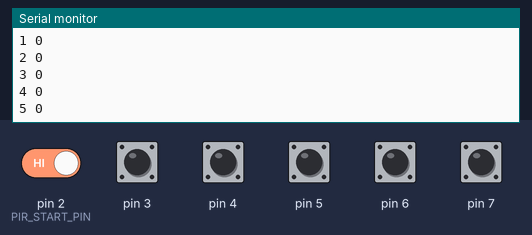
This sketch was run on a simulated Arduino Uno, built with avr-gcc and run on an emulated ATmega328P. On the bench: the last lines printed to the serial monitor. The inputs (shaded band) are chosen by the test bench; at power-on: pin 2 (PIR_START_PIN), pin 3–7 HIGH.

Above: at 1.2 s.
1.3 s: pin 2 (PIR_START_PIN) driven LOW
At 2.5 s:
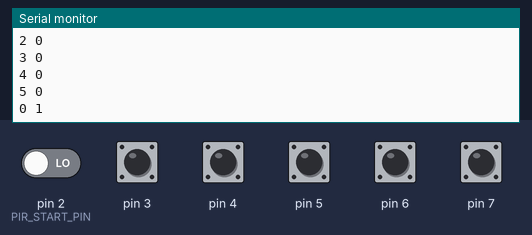
2.8 s: pin 3 pulled LOW for 0.15 s
At 4.1 s:
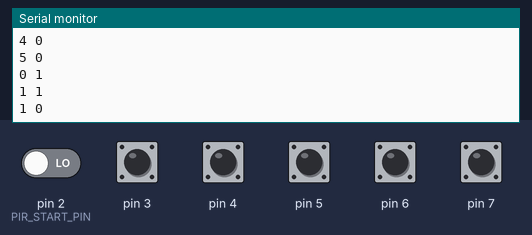
4.4 s: pin 4 pulled LOW for 0.15 s
At 5.6 s:
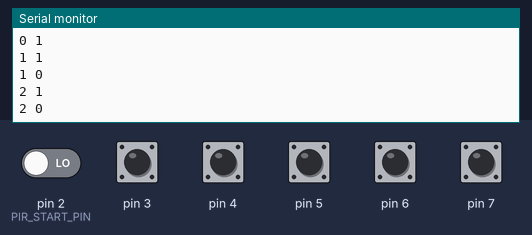
6.0 s: pin 5 pulled LOW for 0.15 s
At 6.8 s:
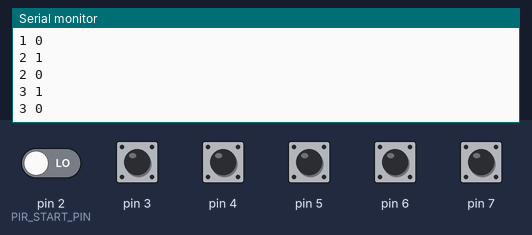
7.6 s: pin 6 pulled LOW for 0.15 s
At 8.9 s:
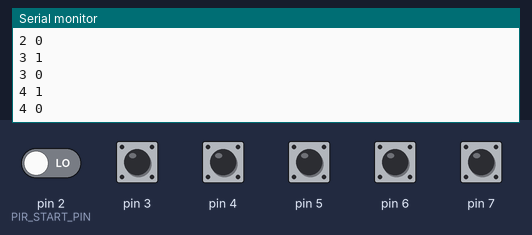
9.2 s: pin 7 pulled LOW for 0.15 s
At 10.4 s:
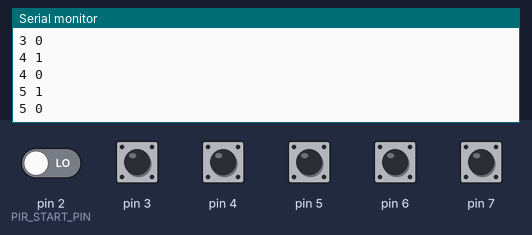
Timing chart, 0 to 11.8 s (numbered marks = the images above; inputs shaded):
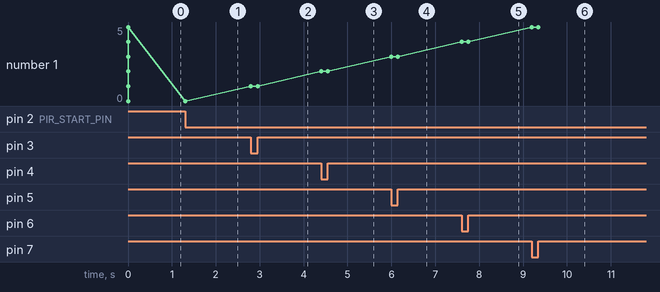

Measured:
- after the input at 1.3 s, the serial monitor: prints a new line at once (image 1)
- after the input at 2.8 s, the serial monitor: prints a new line at once (image 2)
- after the input at 4.4 s, the serial monitor: prints a new line at once (image 3)
- after the input at 6.0 s, the serial monitor: prints a new line at once (image 4)
- after the input at 7.6 s, the serial monitor: prints a new line at once (image 5)
- after the input at 9.2 s, the serial monitor: prints a new line at once (image 6)
- plotted number 1: 1 → 2 after the input at 4.4 s, 2 → 3 after the input at 6.0 s, 3 → 4 after the input at 7.6 s, 4 → 5 after the input at 9.2 s

The sketch:

PIRSensors.ino
```cpp
// Yep, this is actually -*- c++ -*-

#define PIR_START_PIN 2
#define NUM_PIR_SENSORS 6

bool buffer[NUM_PIR_SENSORS];

void setval(uint8_t idx, bool val)
{
  buffer[idx] = val;
  Serial.print(idx);
  Serial.print(" ");
  Serial.println(val);
}

void setup()
{
  Serial.begin(57600);

  for (uint8_t i=0; i<NUM_PIR_SENSORS; i++) {
    pinMode(PIR_START_PIN + i, INPUT);
    digitalWrite(PIR_START_PIN + i, 1); // Enable internal pull-up
    setval(i, false);
  }
}

void loop()
{
  for (uint8_t i=0; i<NUM_PIR_SENSORS; i++) {
    bool val = !digitalRead(PIR_START_PIN + i);
    if (buffer[i] != val) setval(i, val);
  }
}
```
